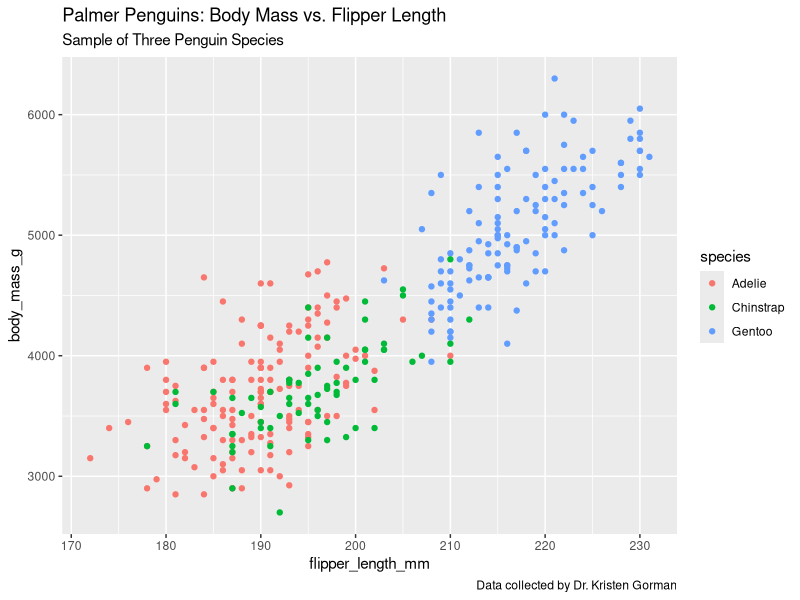
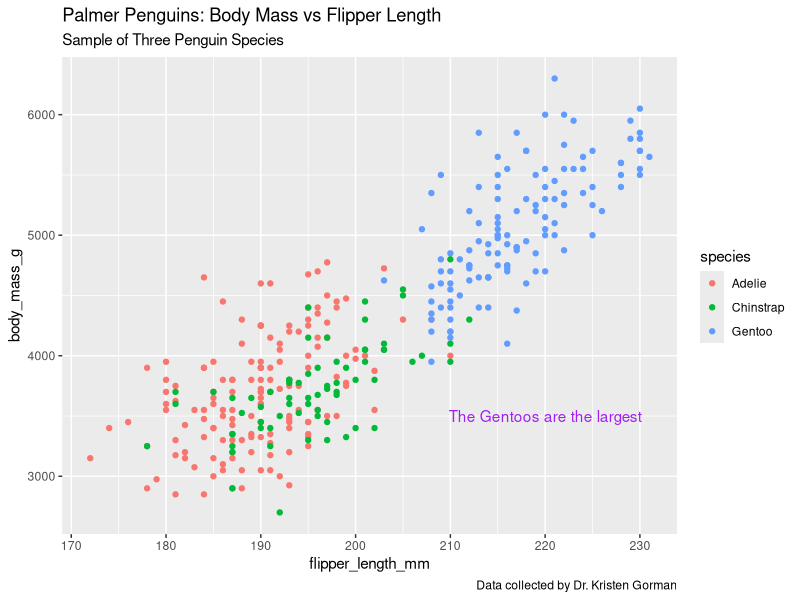
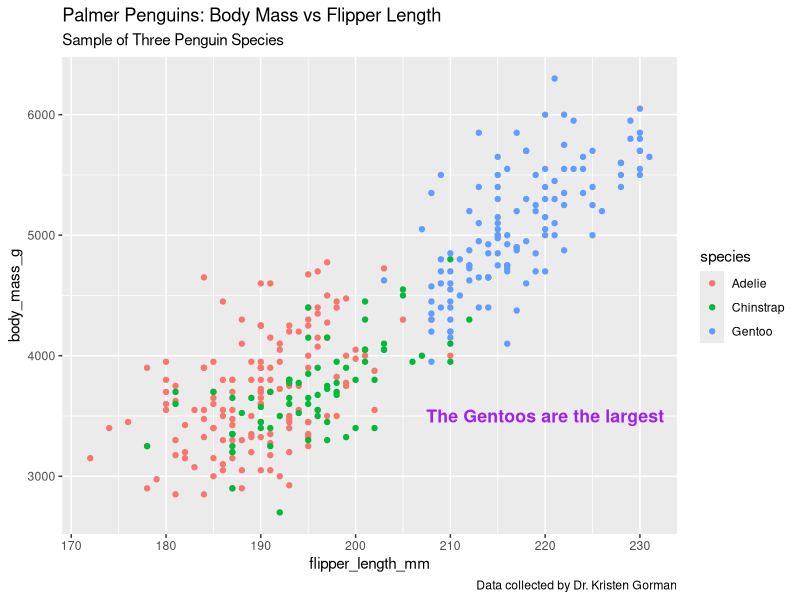
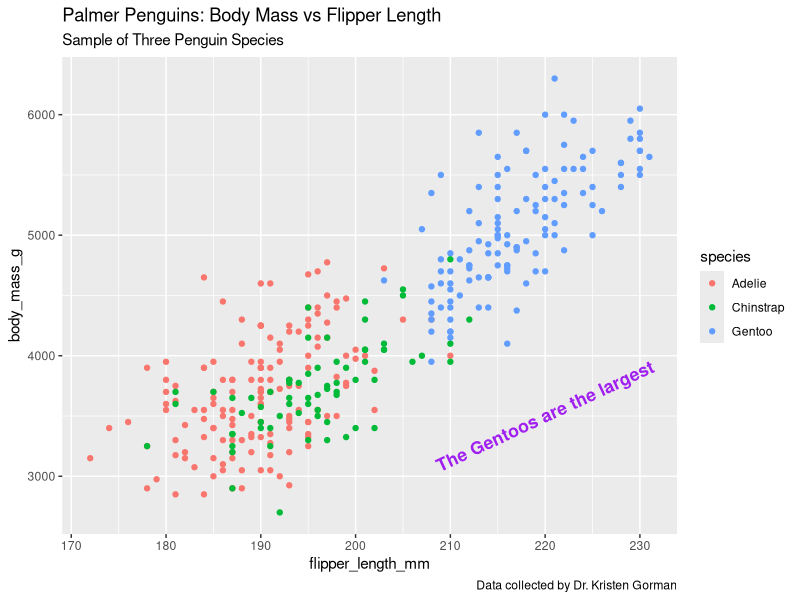
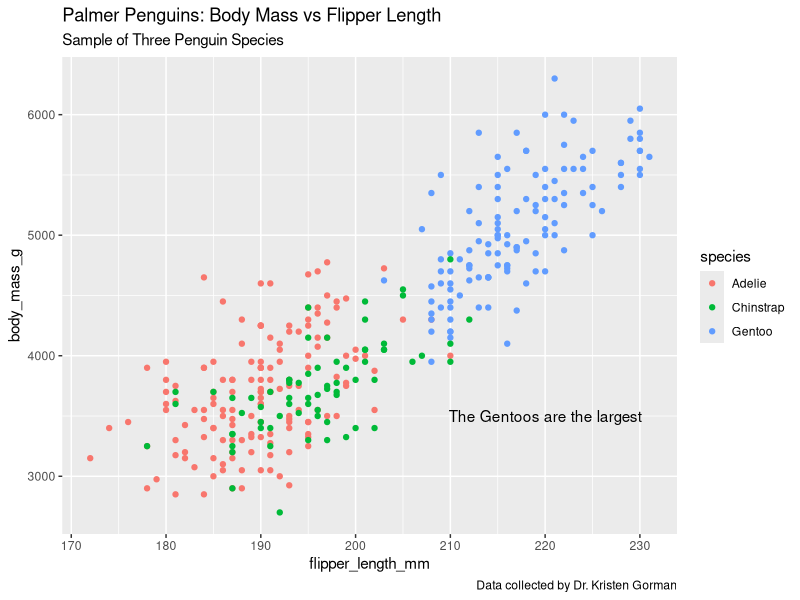
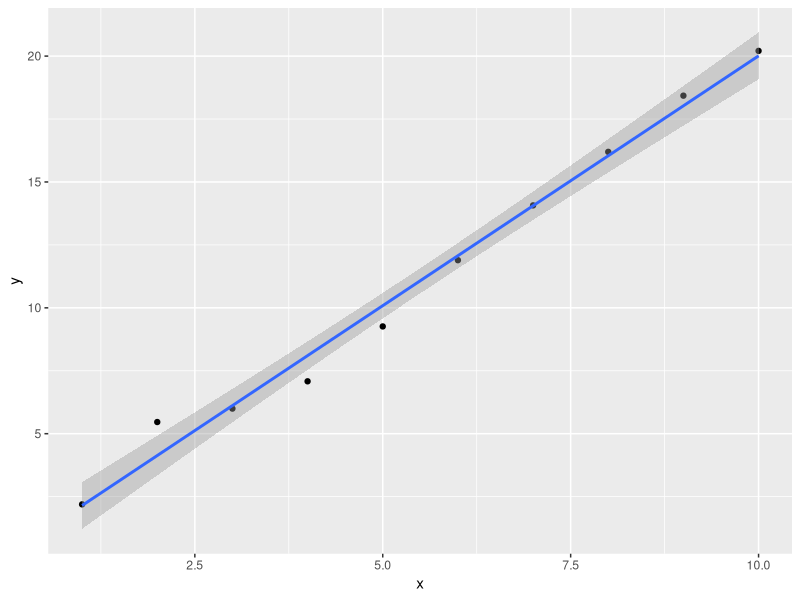
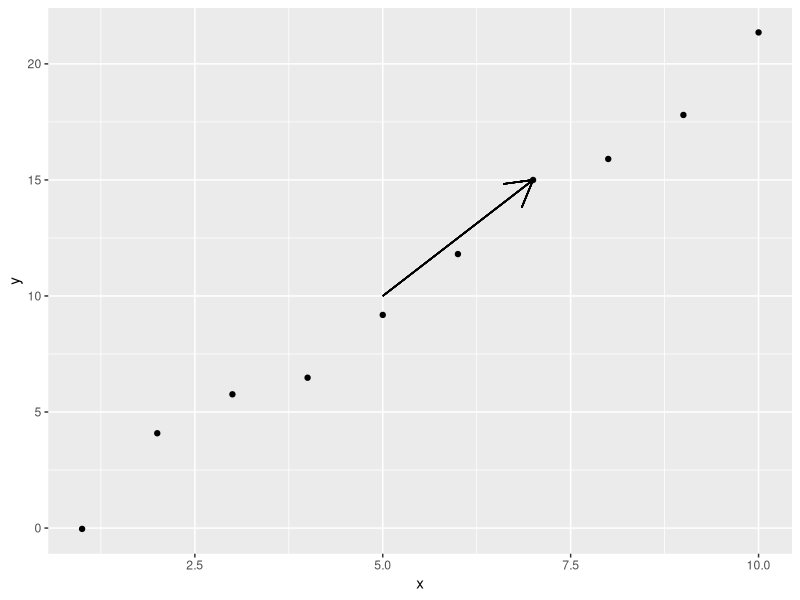
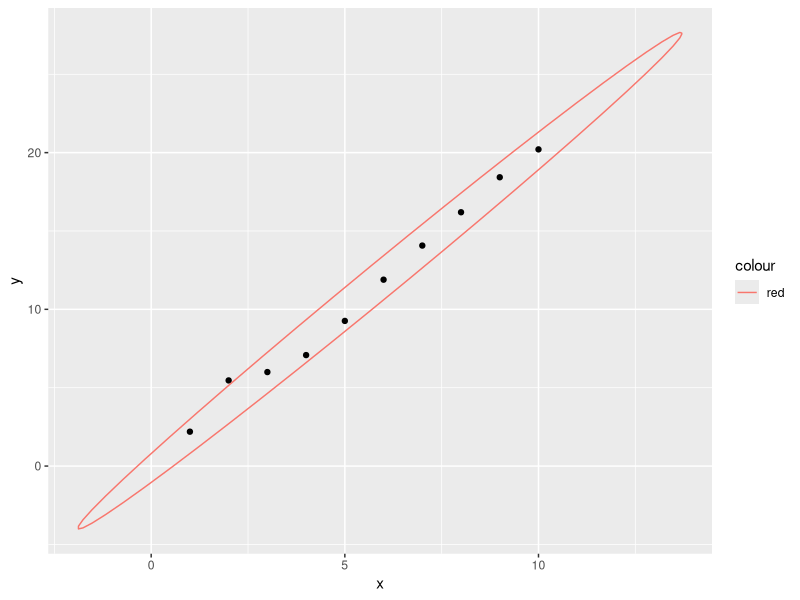

The R source for these figures, in order:
library('ggplot2')
library('palmerpenguins')

ggplot(data=penguins)+
  geom_point(mapping=aes(x=flipper_length_mm,y=body_mass_g,color=species))+
  labs(title="Palmer Penguins: Body Mass vs. Flipper Length", subtitle = "Sample of Three Penguin Species",
       caption="Data collected by Dr. Kristen Gorman")

ggplot(data=penguins)+
  geom_point(mapping=aes(x=flipper_length_mm,y=body_mass_g,color=species))+
  labs(title="Palmer Penguins: Body Mass vs Flipper Length", subtitle = "Sample of Three Penguin Species",
       caption="Data collected by Dr. Kristen Gorman")+
  annotate("text", x=220,y=3500,label="The Gentoos are the largest",color="purple")


ggplot(data=penguins)+
  geom_point(mapping=aes(x=flipper_length_mm,y=body_mass_g,color=species))+
  labs(title="Palmer Penguins: Body Mass vs Flipper Length", subtitle = "Sample of Three Penguin Species",
       caption="Data collected by Dr. Kristen Gorman")+
  annotate("text", x=220,y=3500,label="The Gentoos are the largest",color="purple",
           fontface="bold", size=4.5)

ggplot(data=penguins)+
  geom_point(mapping=aes(x=flipper_length_mm,y=body_mass_g,color=species))+
  labs(title="Palmer Penguins: Body Mass vs Flipper Length", subtitle = "Sample of Three Penguin Species",
       caption="Data collected by Dr. Kristen Gorman")+
  annotate("text", x=220,y=3500,label="The Gentoos are the largest",color="purple",
           fontface="bold", size=4.5, angle=25)

p <- ggplot(data=penguins)+
  geom_point(mapping=aes(x=flipper_length_mm,y=body_mass_g,color=species))+
  labs(title="Palmer Penguins: Body Mass vs Flipper Length", subtitle = "Sample of Three Penguin Species",
       caption="Data collected by Dr. Kristen Gorman")

p+annotate("text",x=220,y=3500,label="The Gentoos are the largest")

#Adicionando linhas
dados <- data.frame(x=1:10, y=2*(1:10)+rnorm(10))

ggplot(dados, aes(x, y))+
  geom_point()+
  geom_smooth(method="lm")

#Adicionando setas
dados_v2 <- data.frame(x=1:10, y=2*(1:10)+rnorm(10))

p <- ggplot(dados_v2, aes(x, y))+
  geom_point()

p+geom_segment(aes(x=5, y=10, xend=7, yend=15), arrow=arrow(length=unit(0.3, "inches")))

#Adicionando formas
dados_v3 <- data.frame(x=rnorm(50), y=rnorm(50))

#criando grafico de dispersão com elipses
ggplot(dados, aes(x, y))+
  geom_point()+
  stat_ellipse(aes(color='red'), level=0.95)

#Usando a função ggsave() que vai salvar meu ultimo gráfico
ggsave("Gráfico de dispersão  com elipse.png")

png(file="Gráfico de dispersão com elipse_v2.png", bg="transparent")
plot(1:10)
rect(1, 5, 3, 7, col = "white")
dev.off()
